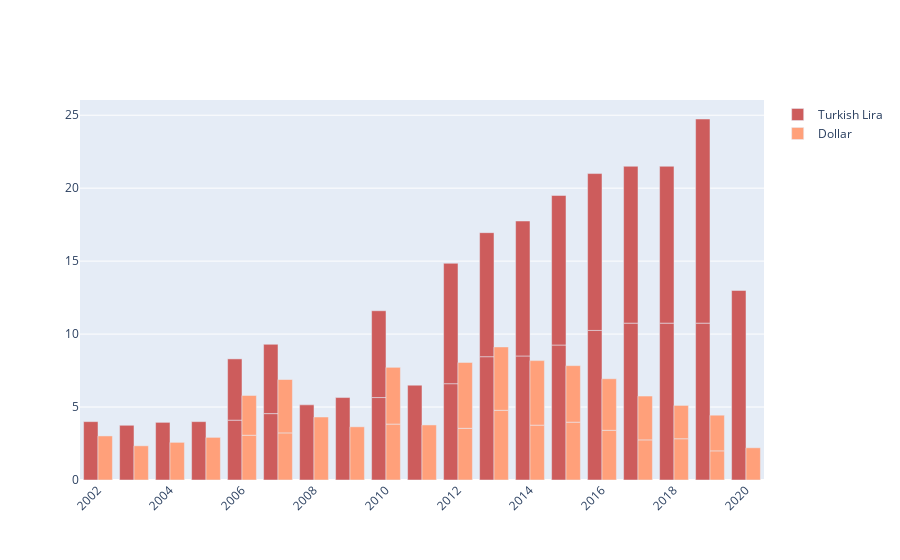

Notebook cell for this chart:
### Code cell
import plotly.graph_objects as go

fig = go.Figure()
fig.add_trace(go.Bar(
    x=df_bm['TIME'],
    y=df_bm['local_price'],
    name='Turkish Lira',
    marker_color='indianred'
))
fig.add_trace(go.Bar(
    x=df_bm['TIME'],
    y=df_bm['dollar_price'],
    name='Dollar',
    marker_color='lightsalmon'
))

# Here we modify the tickangle of the xaxis, resulting in rotated labels.
fig.update_layout(barmode='group', xaxis_tickangle=-45)
fig.show()

### Figure 1 — Plotly figure (JSON) as saved in the notebook; plotly's stock layout.template omitted (floating-point values rounded to 4 significant figures)
{"data": [{"marker": {"color": "indianred"}, "name": "Turkish Lira", "type": "bar", "x": [2002, 2003, 2004, 2005, 2006, 2006, 2007, 2007, 2008, 2009, 2010, 2010, 2011, 2012, 2012, 2013, 2013, 2014, 2014, 2015, 2015, 2016, 2016, 2017, 2017, 2018, 2018, 2019, 2019, 2020], "y": [4, 3.75, 3.95, 4, 4.1, 4.2, 4.55, 4.75, 5.15, 5.65, 5.65, 5.95, 6.5, 6.6, 8.25, 8.45, 8.5, 8.5, 9.25, 9.25, 10.25, 10.25, 10.75, 10.75, 10.75, 10.75, 10.75, 10.75, 13.99, 12.99]}, {"marker": {"color": "lightsalmon"}, "name": "Dollar", "type": "bar", "x": [2002, 2003, 2004, 2005, 2006, 2006, 2007, 2007, 2008, 2009, 2010, 2010, 2011, 2012, 2012, 2013, 2013, 2014, 2014, 2015, 2015, 2016, 2016, 2017, 2017, 2018, 2018, 2019, 2019, 2020], "y": [3.02, 2.343, 2.58, 2.922, 3.068, 2.725, 3.228, 3.659, 4.318, 3.645, 3.832, 3.891, 3.773, 3.543, 4.516, 4.777, 4.342, 3.758, 4.423, 3.964, 3.874, 3.406, 3.533, 2.749, 3.006, 2.827, 2.284, 1.997, 2.445, 2.209]}], "layout": {"barmode": "group", "xaxis": {"tickangle": -45}}}
